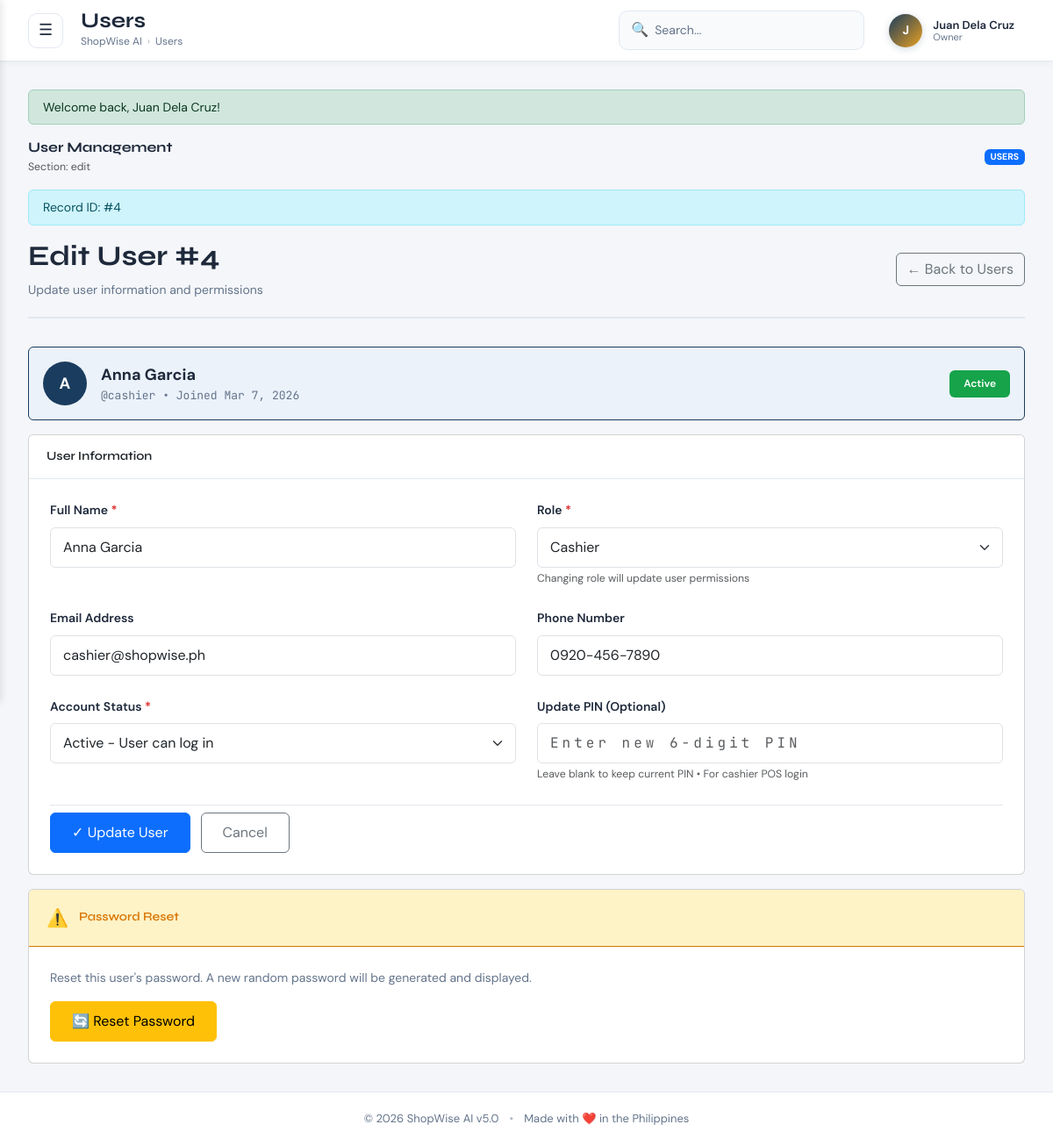
Page /users/4/edit (signed in) on the committed database.
### tables this page shows
CREATE TABLE roles (
    role_id TINYINT UNSIGNED AUTO_INCREMENT PRIMARY KEY,
    role_slug VARCHAR(30) NOT NULL UNIQUE,
    role_name VARCHAR(60) NOT NULL,
    description TEXT,
    created_at DATETIME DEFAULT CURRENT_TIMESTAMP,
    INDEX idx_slug (role_slug)
);

CREATE TABLE users (
    user_id INT UNSIGNED AUTO_INCREMENT PRIMARY KEY,
    role_id TINYINT UNSIGNED NOT NULL,
    branch_id INT UNSIGNED DEFAULT 1,
    full_name VARCHAR(100) NOT NULL,
    username VARCHAR(50) NOT NULL UNIQUE,
    password_hash VARCHAR(255) NOT NULL,
    pin_hash VARCHAR(255) NULL COMMENT 'For cashier PIN login',
    email VARCHAR(100) NULL,
    phone VARCHAR(20) NULL,
    avatar_path VARCHAR(255) NULL,
    status ENUM('active','inactive','locked') DEFAULT 'active',
    failed_logins TINYINT UNSIGNED DEFAULT 0,
    locked_until DATETIME NULL,
    last_login DATETIME NULL,
    last_ip VARCHAR(45) NULL,
    created_at DATETIME DEFAULT CURRENT_TIMESTAMP,
    updated_at DATETIME DEFAULT CURRENT_TIMESTAMP ON UPDATE CURRENT_TIMESTAMP,
    FOREIGN KEY (role_id) REFERENCES roles(role_id) ON DELETE RESTRICT ON UPDATE CASCADE,
    INDEX idx_username (username),
    INDEX idx_status (status),
    INDEX idx_role (role_id)
);

### views/users/edit.php (the view, shortened to what the rows shown need)
<?php
$target = $extra['target_user'] ?? [];
$roles = $extra['roles'] ?? [];
$userId = $extra['id'] ?? '';
?>
<div class="card mb-3" style="background: var(--sw-primary-light); border: 1px solid var(--sw-primary);">
    <div class="card-body">
        <div style="display: flex; align-items: center; gap: 16px;">
            <div style="width: 50px; height: 50px; border-radius: 50%; background: var(--sw-primary); display: flex; align-items: center; justify-content: center; font-weight: 700; color: #fff; font-size: 18px;">
                <?= e(strtoupper(substr($target['full_name'] ?? 'U', 0, 1))) ?>
            </div>
            <div style="flex: 1;">
                <div style="font-weight: 700; font-size: 18px; color: var(--sw-text);">
                    <?= e($target['full_name'] ?? 'Unknown User') ?>
                </div>
                <div style="font-size: 13px; color: var(--sw-text-muted); font-family: var(--sw-font-mono);">
                    @<?= e($target['username'] ?? '') ?> • Joined <?= e(date('M j, Y', strtotime($target['created_at'] ?? 'now'))) ?>
                </div>
            </div>
            <?php
            $status = $target['status'] ?? 'active';
            $statusStyle = match($status) {
                'active' => 'background: var(--sw-success); color: white;',
                'inactive' => 'background: var(--sw-text-muted); color: white;',
                'locked' => 'background: var(--sw-danger); color: white;',
                default => 'background: var(--sw-text-muted); color: white;',
            };
            ?>
            <span style="<?= $statusStyle ?> padding: 6px 16px; border-radius: 6px; font-size: 12px; font-weight: 600;">
                <?= e(ucfirst($status)) ?>
            </span>
        </div>
    </div>
</div>
<div class="card card-soft mb-3">
    <div class="card-header" style="background: var(--sw-surface); border-bottom: 1px solid var(--sw-border); padding: 16px 20px;">
        <h6 style="margin: 0; font-weight: 600;">User Information</h6>
    </div>
    <div class="card-body" style="padding: 24px;">
        <form method="POST" action="<?= e(BASE_URL) ?>/users/<?= e((string)$userId) ?>/update" class="row g-4">
            <div class="col-md-6">
                <label class="form-label" style="font-weight: 600; color: var(--sw-text); margin-bottom: 8px;">
                    Full Name <span style="color: var(--sw-danger);">*</span>
                </label>
                <input type="text"
                       name="full_name"
                       class="form-control"
                       value="<?= e($target['full_name'] ?? '') ?>"
                       required
                       style="padding: 10px 14px;">
            </div>
            <div class="col-md-6">
                <label class="form-label" style="font-weight: 600; color: var(--sw-text); margin-bottom: 8px;">
                    Role <span style="color: var(--sw-danger);">*</span>
                </label>
                <select name="role_id" class="form-select" required style="padding: 10px 14px;">
                    <?php if (!empty($roles)): ?>
                        <?php foreach ($roles as $role): ?>
                            <option value="<?= e((string)$role['role_id']) ?>"
                                    <?= ((int)($target['role_id'] ?? 0) === (int)$role['role_id']) ? 'selected' : '' ?>>
                                <?= e($role['role_name']) ?>
                            </option>
                        <?php endforeach; ?>
                    <?php endif; ?>
                </select>
                <small class="text-muted">Changing role will update user permissions</small>
            </div>
            <div class="col-md-6">
                <label class="form-label" style="font-weight: 600; color: var(--sw-text); margin-bottom: 8px;">
                    Email Address
                </label>
                <input type="email"
                       name="email"
                       class="form-control"
                       value="<?= e($target['email'] ?? '') ?>"
                       style="padding: 10px 14px;">
            </div>
            <div class="col-md-6">
                <label class="form-label" style="font-weight: 600; color: var(--sw-text); margin-bottom: 8px;">
                    Phone Number
                </label>
                <input type="text"
                       name="phone"
                       class="form-control"
                       value="<?= e($target['phone'] ?? '') ?>"
                       style="padding: 10px 14px;">
            </div>
            <div class="col-md-6">
                <label class="form-label" style="font-weight: 600; color: var(--sw-text); margin-bottom: 8px;">
                    Account Status <span style="color: var(--sw-danger);">*</span>
                </label>
                <select name="status" class="form-select" style="padding: 10px 14px;">
                    <?php foreach (['active', 'inactive', 'locked'] as $statusOption): ?>
                        <option value="<?= e($statusOption) ?>"
                                <?= (($target['status'] ?? '') === $statusOption) ? 'selected' : '' ?>>
                            <?= e(ucfirst($statusOption)) ?>
                            <?php if ($statusOption === 'active'): ?> - User can log in
                            <?php elseif ($statusOption === 'inactive'): ?> - User cannot log in
                            <?php elseif ($statusOption === 'locked'): ?> - Account locked (too many failed attempts)
                            <?php endif; ?>
                        </option>
                    <?php endforeach; ?>
                </select>
            </div>
            <div class="col-md-6">
                <label class="form-label" style="font-weight: 600; color: var(--sw-text); margin-bottom: 8px;">
                    Update PIN (Optional)
                </label>
                <input type="text"
                       name="pin"
                       class="form-control"
                       placeholder="Enter new 6-digit PIN"
                       maxlength="6"
                       pattern="[0-9]{6}"
                       style="padding: 10px 14px; font-family: var(--sw-font-mono); font-size: 16px; letter-spacing: 4px;">
                <small class="text-muted">Leave blank to keep current PIN • For cashier POS login</small>
            </div>
            <div class="col-12">
                <div style="display: flex; gap: 12px; padding-top: 8px; border-top: 1px solid var(--sw-border);">
                    <button type="submit" class="btn btn-primary" style="padding: 10px 24px;">
                        ✓ Update User
                    </button>
                    <a href="<?= e(BASE_URL) ?>/users" class="btn btn-outline-secondary" style="padding: 10px 24px;">
                        Cancel
                    </a>
                </div>
            </div>
        </form>
    </div>
</div>
<?php if (can('users.resetPassword')): ?>
<div class="card card-soft">
    <div class="card-header" style="background: var(--sw-warning-light); border-bottom: 1px solid var(--sw-warning); padding: 16px 20px;">
        <div style="display: flex; align-items: center; gap: 12px;">
            <span style="font-size: 20px;">⚠️</span>
            <h6 style="margin: 0; font-weight: 600; color: var(--sw-warning);">Password Reset</h6>
        </div>
    </div>
    <div class="card-body" style="padding: 24px;">
        <p style="margin-bottom: 16px; color: var(--sw-text-muted);">
            Reset this user's password. A new random password will be generated and displayed.
        </p>
        <form method="POST" action="<?= e(BASE_URL) ?>/users/<?= e((string)$userId) ?>/reset-password" style="margin-bottom: 0;">
            <button class="btn btn-warning" type="submit" style="padding: 10px 24px;">
                🔄 Reset Password
            </button>
        </form>
    </div>
</div>
<?php endif; ?>

### core/Router.php (shortened to what the rows shown need)
<?php
class Router
{
    private static array $routes = [];
    private static string $basePath = '/ShopWise_ai';
    public static function get(string $pattern, string $controller, string $method): void
    {
        self::$routes[] = [
            'method' => 'GET',
            'pattern' => $pattern,
            'controller' => $controller,
            'action' => $method
        ];
    }
    public static function post(string $pattern, string $controller, string $method): void
    {
        self::$routes[] = [
            'method' => 'POST',
            'pattern' => $pattern,
            'controller' => $controller,
            'action' => $method
        ];
    }
    public static function dispatch(): void
    {
        $requestMethod = $_SERVER['REQUEST_METHOD'];
        $requestUri = $_SERVER['REQUEST_URI'];
        $requestUri = strtok($requestUri, '?');
        $requestUri = str_replace(self::$basePath, '', $requestUri);
        foreach (self::$routes as $route) {
            if ($route['method'] !== $requestMethod) {
                continue;
            }
            $pattern = self::convertPatternToRegex($route['pattern']);
            if (preg_match($pattern, $requestUri, $matches)) {
                $params = array_filter($matches, 'is_string', ARRAY_FILTER_USE_KEY);
                $actionName = $route['action'];
                $controller = new $controllerName();
                call_user_func_array([$controller, $actionName], $params);
                return;
            }
        }
    }
    private static function convertPatternToRegex(string $pattern): string
    {
        $pattern = str_replace('/', '\/', $pattern);
        $pattern = preg_replace('/:([\w]+)/', '(?P<$1>[^\/]+)', $pattern);
        return '/^' . $pattern . '$/';
    }
}

### views/layouts/app.php (shortened to what the rows shown need)
<!DOCTYPE html>
<html lang="en">
<head>
    <link rel="stylesheet" href="https://cdn.jsdelivr.net/npm/bootstrap@5.3.3/dist/css/bootstrap.min.css">
    <link rel="stylesheet" href="<?= e(ASSET_URL) ?>/css/app.css">
</head>
<body>
<?php
$currentUser = Auth::user() ?? [];
$userName = $currentUser['full_name'] ?? 'Guest';
$userInitials = strtoupper(substr($userName, 0, 1));
$roleName = $currentUser['role_name'] ?? 'User';
$navSections = [
    [
        'label' => 'Main',
        'items' => [
            ['icon' => '📊', 'label' => 'Dashboard', 'url' => '/dashboard', 'permission' => 'dashboard.index'],
            ['icon' => '🛍️', 'label' => 'POS Terminal', 'url' => '/pos/terminal', 'permission' => 'pos.terminal'],
        ]
    ],
    [
        'label' => 'Inventory',
        'items' => [
            ['icon' => '📦', 'label' => 'Products', 'url' => '/products', 'permission' => 'products.index'],
            ['icon' => '📋', 'label' => 'Inventory', 'url' => '/inventory', 'permission' => 'inventory.index'],
            ['icon' => '🏢', 'label' => 'Suppliers', 'url' => '/suppliers', 'permission' => 'suppliers.index'],
            ['icon' => '📄', 'label' => 'Purchase Orders', 'url' => '/purchase-orders', 'permission' => 'purchase_orders.index'],
        ]
    ],
    [
        'label' => 'Operations',
        'items' => [
            ['icon' => '⏰', 'label' => 'Shifts', 'url' => '/shifts', 'permission' => 'shifts.history'],
            ['icon' => '🎁', 'label' => 'Loyalty', 'url' => '/loyalty', 'permission' => 'loyalty.index'],
            ['icon' => '🤖', 'label' => 'AI Insights', 'url' => '/ai-insights', 'permission' => 'ai_insights.index'],
            ['icon' => '🏷️', 'label' => 'Promotions', 'url' => '/promotions', 'permission' => 'promotions.index'],
        ]
    ],
    [
        'label' => 'System',
        'items' => [
            ['icon' => '📈', 'label' => 'Reports', 'url' => '/reports', 'permission' => 'reports.index'],
            ['icon' => '👥', 'label' => 'Users', 'url' => '/users', 'permission' => 'users.index'],
            ['icon' => '📜', 'label' => 'Audit Log', 'url' => '/audit', 'permission' => 'audit.index'],
            ['icon' => '💾', 'label' => 'Backup', 'url' => '/backup', 'permission' => 'backup.index'],
            ['icon' => '⚙️', 'label' => 'Settings', 'url' => '/settings', 'permission' => 'settings.index'],
        ]
    ]
];
$uriPath = strtok((string)($_SERVER['REQUEST_URI'] ?? ''), '?') ?: '/';
$activePath = str_replace('/ShopWise_ai', '', $uriPath);
$pageTitle = 'Dashboard';
foreach ($navSections as $section) {
    foreach ($section['items'] as $item) {
        if (str_starts_with($activePath, $item['url'])) {
            $pageTitle = $item['label'];
            break 2;
        }
    }
}
?>
<div class="sw-app-shell">
    <main class="sw-main">
        <header class="sw-topbar">
            <div class="sw-topbar-left">
                <button type="button" class="sw-sidebar-toggle" id="sidebarToggle">
                    <span class="sw-toggle-icon">☰</span>
                </button>
                <div class="sw-page-title-container">
                    <h1 class="sw-page-title"><?= e($pageTitle) ?></h1>
                    <div class="sw-breadcrumb">
                        <span>ShopWise AI</span>
                        <span class="sw-breadcrumb-sep">›</span>
                        <span><?= e($pageTitle) ?></span>
                    </div>
                </div>
            </div>
            <div class="sw-topbar-right">
                <div class="sw-topbar-search">
                    <span class="sw-search-icon">🔍</span>
                    <input type="text" placeholder="Search..." class="sw-search-input" id="globalSearch">
                </div>
                <div class="sw-user-dropdown">
                    <div class="sw-topbar-user">
                        <div class="sw-topbar-avatar"><?= e($userInitials) ?></div>
                        <div class="sw-topbar-user-info">
                            <div class="sw-topbar-user-name"><?= e($userName) ?></div>
                            <div class="sw-topbar-user-role"><?= e($roleName) ?></div>
                        </div>
                    </div>
                </div>
            </div>
        </header>
        <section class="sw-content">
            <?= $content ?>
        </section>
        <footer class="sw-footer">
            <div class="sw-footer-content">
                <span>© <?= date('Y') ?> ShopWise AI v5.0</span>
                <span class="sw-footer-sep">•</span>
                <span>Made with ❤️ in the Philippines</span>
            </div>
        </footer>
    </main>
</div>
</body>
</html>

### rows in the picture
roles: role_name "Owner"
users: full_name "A", full_name "Anna Garcia", username "cashier", created_at "Mar 7, 2026", status "Active", role_id "Cashier", email "cashier@shopwise.ph", phone "0920-456-7890", status "Active - User can log in"

### other values in the picture
$label "← Back to Users"
